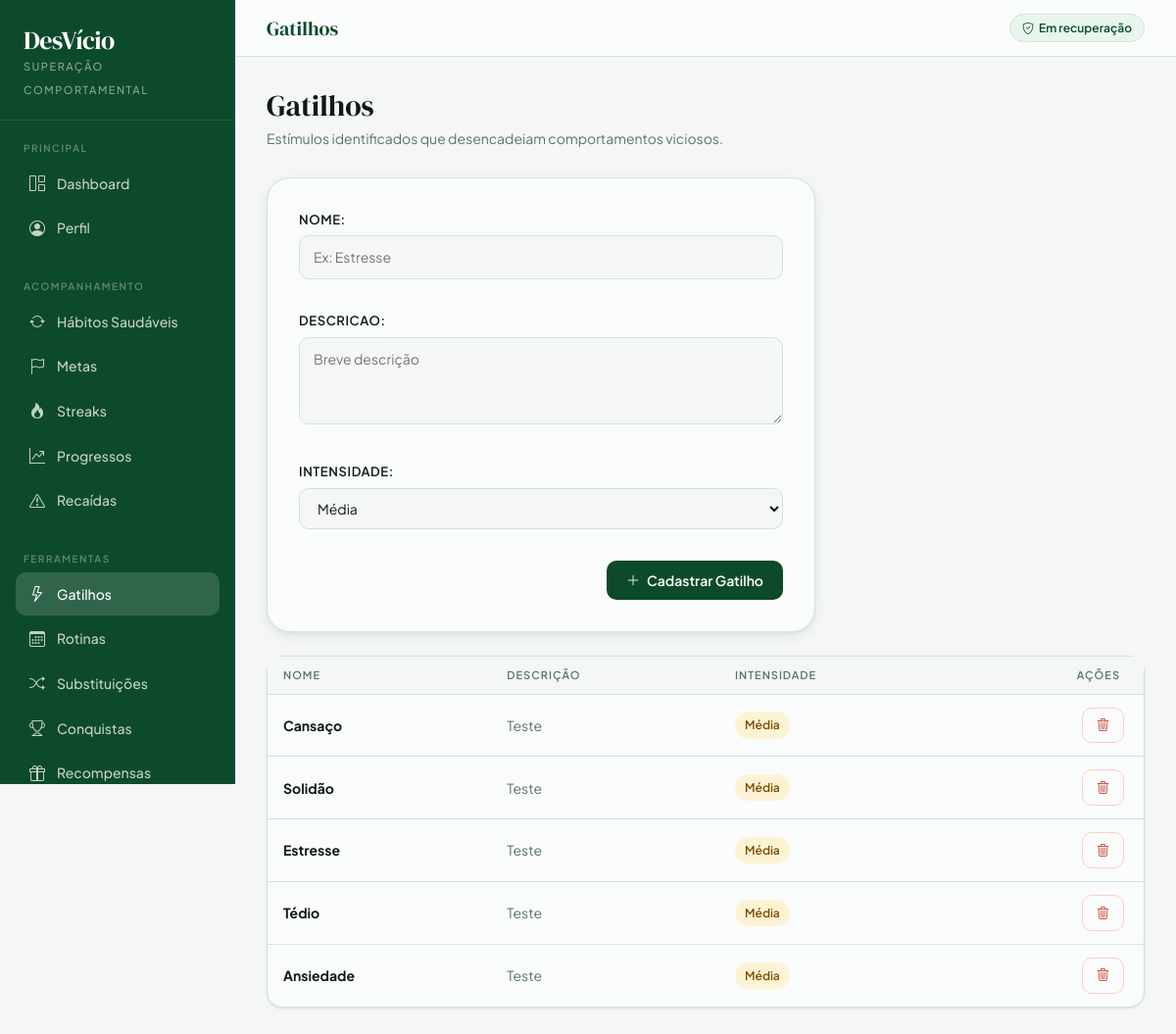
Page /gatilhos/ (signed in) on the committed database.
### app/models.py (models this page shows, shortened)
class Gatilho(models.Model):
    INTENSIDADE_CHOICES = [
        ('Baixa', 'Baixa'),
        ('Média', 'Média'),
        ('Alta', 'Alta'),
    ]
    usuario = models.ForeignKey(Usuario, on_delete=models.CASCADE, related_name='gatilhos')
    nome = models.CharField(max_length=100)
    descricao = models.TextField(blank=True)
    intensidade = models.CharField(max_length=10, choices=INTENSIDADE_CHOICES, default='Média')

### app/views.py (the view)
    def wrapper(request, *args, **kwargs):
        if not usuario_logado(request):
            messages.warning(request, 'Você precisa entrar para acessar essa página.')
            return redirect('login')
        return view_func(request, *args, **kwargs)

### app/forms.py
class GatilhoForm(forms.ModelForm):
    class Meta:
        model = Gatilho
        fields = ['nome', 'descricao', 'intensidade']
        widgets = {
            'nome': forms.TextInput(attrs={'placeholder': 'Ex: Estresse'}),
            'descricao': forms.Textarea(attrs={'placeholder': 'Breve descrição', 'rows': 3}),
        }

### app/views.py (called while the page is built)
def usuario_logado(request):
    user_id = request.session.get('usuario_id')
    if not user_id:
        return None
    return Usuario.objects.filter(id=user_id).first()

def login_obrigatorio(view_func):
    def wrapper(request, *args, **kwargs):
        if not usuario_logado(request):
            messages.warning(request, 'Você precisa entrar para acessar essa página.')
            return redirect('login')
        return view_func(request, *args, **kwargs)
    return wrapper

@login_obrigatorio
def gatilhos_view(request):
    usuario = usuario_logado(request)
    if request.method == 'POST':
        form = GatilhoForm(request.POST)
        if form.is_valid():
            gatilho = form.save(commit=False)
            gatilho.usuario = usuario
            gatilho.save()
            registrar_historico(usuario, f'Mapeou o gatilho "{gatilho.nome}"', 'cadastro')
            messages.success(request, 'Gatilho cadastrado com sucesso!')
            return redirect('gatilhos')
    else:
        form = GatilhoForm()
    gatilhos = Gatilho.objects.filter(usuario=usuario).order_by('-id')
    return render(request, 'gatilhos.html', {'gatilhos': gatilhos, 'form': form})

### app/templates/gatilhos.html (shortened to what this page needs)
{% extends 'base.html' %}
{% block topbar_title %}Gatilhos{% endblock %}
{% block nav_gatilhos %}active{% endblock %}
{% block content %}
<div class="page-header">
    <h1>Gatilhos</h1>
    <p>Estímulos identificados que desencadeiam comportamentos viciosos.</p>
</div>
<div class="form-card" style="margin-bottom:24px">
    <form method="POST">
        {{ form.as_p }}
        <div style="display:flex; justify-content:flex-end; margin-top:8px;">
            <button type="submit" class="btn-forest"><i class="bi bi-plus-lg"></i> Cadastrar Gatilho</button>
        </div>
    </form>
</div>
<div class="card-clean">
    <div class="table-responsive">
        <table class="table-clean">
            <thead>
                <tr>
                    <th>Nome</th>
                    <th>Descrição</th>
                    <th>Intensidade</th>
                    <th style="text-align:right; padding-right:24px">Ações</th>
                </tr>
            </thead>
            <tbody>
                {% for gatilho in gatilhos %}
                <tr>
                    <td><strong>{{ gatilho.nome }}</strong></td>
                    <td style="color:var(--muted)">{{ gatilho.descricao }}</td>
                    <td>
                        <span class="badge-clean {% if gatilho.intensidade == 'Alta' %}badge-danger{% elif gatilho.intensidade == 'Média' %}badge-warning{% else %}badge-success{% endif %}">
                            {{ gatilho.intensidade }}
                        </span>
                    </td>
                    <td style="text-align:right; padding-right:20px">
                        <a href="{% url 'deletar_gatilho' gatilho.id %}" class="btn-danger-ghost" onclick="return confirm('Remover este gatilho?')">
                            <i class="bi bi-trash3"></i>
                        </a>
                    </td>
                </tr>
                {% empty %}
                <tr><td colspan="4" style="text-align:center;padding:40px;color:var(--muted)">
                    <i class="bi bi-lightning" style="font-size:28px;display:block;margin-bottom:8px;opacity:.4"></i>Nenhum gatilho mapeado.
                </td></tr>
                {% endfor %}
            </tbody>
        </table>
    </div>
</div>
{% endblock %}

### app/templates/base.html (style rules this page uses)
:root { --ink: #0e1a14; --forest: #0d4a2b; --sage: #1a7a45; --mint: #3cb870; --pale: #e8f5ed; --paper: #f4f7f5; --cream: #fafcfb; --rule: #d0e4d8; --muted: #5a7568; --danger: #c0392b; --amber: #b8680f; --gold: #e8a020; --radius-sm: 6px; --radius-md: 10px; --radius-lg: 16px; --radius-xl: 24px; --shadow-sm: 0 1px 3px rgba(0,0,0,.07), 0 1px 2px rgba(0,0,0,.04); --shadow-md: 0 4px 12px rgba(13,74,43,.08), 0 2px 4px rgba(0,0,0,.04); --font-serif: 'DM Serif Display', Georgia, serif; --font-sans: 'Plus Jakarta Sans', system-ui, sans-serif; --font-mono: 'DM Mono', monospace; }
*, *::before, *::after { box-sizing: border-box; }
body { background: var(--paper); color: var(--ink); font-family: var(--font-sans); font-size: 15px; line-height: 1.6; margin: 0; }
.card-clean { background: var(--cream); border: 1px solid var(--rule); border-radius: var(--radius-lg); box-shadow: var(--shadow-sm); }
.table-clean { width: 100%; border-collapse: collapse; font-size: 14px; }
.table-clean thead th { font-size: 11px; font-weight: 600; text-transform: uppercase; letter-spacing: 1px; color: var(--muted); padding: 10px 16px; background: var(--paper); border-bottom: 1px solid var(--rule); text-align: left; white-space: nowrap; }
.table-clean tbody tr { border-bottom: 1px solid var(--rule); transition: background .1s; }
.table-clean tbody tr:last-child { border-bottom: none; }
.table-clean td { padding: 13px 16px; color: var(--ink); vertical-align: middle; }
.badge-clean { display: inline-flex; align-items: center; gap: 5px; font-size: 12px; font-weight: 600; padding: 4px 10px; border-radius: 100px; }
.badge-warning { background: #fdf3d4; color: #7a4f00; }
.btn-forest { background: var(--forest); color: #fff; border: none; border-radius: var(--radius-md); padding: 9px 20px; font-size: 14px; font-weight: 600; font-family: var(--font-sans); cursor: pointer; text-decoration: none; display: inline-flex; align-items: center; gap: 7px; transition: background .15s, transform .1s; }
.btn-danger-ghost { background: transparent; color: var(--danger); border: 1px solid #fcc; border-radius: var(--radius-md); padding: 7px 14px; font-size: 13px; font-weight: 500; font-family: var(--font-sans); cursor: pointer; text-decoration: none; display: inline-flex; align-items: center; gap: 6px; transition: background .15s; }
.page-header { margin-bottom: 28px; }
.page-header h1 { font-family: var(--font-serif); font-size: 30px; color: var(--ink); margin: 0 0 4px; }
.page-header p { color: var(--muted); font-size: 14px; margin: 0; }
.form-card { background: var(--cream); border: 1px solid var(--rule); border-radius: var(--radius-xl); padding: 32px; max-width: 560px; box-shadow: var(--shadow-md); }
.form-card label { font-size: 13px; font-weight: 600; color: var(--ink); text-transform: uppercase; letter-spacing: .6px; margin-bottom: 6px; display: block; }
.form-card input, .form-card select, .form-card textarea { width: 100%; background: var(--paper); border: 1px solid var(--rule); border-radius: var(--radius-md); padding: 10px 14px; font-size: 14px; font-family: var(--font-sans); color: var(--ink); outline: none; transition: border-color .15s, box-shadow .15s; margin-bottom: 16px; }

### rows in the picture
Gatilho: nome "Cansaço", descricao "Teste", intensidade "Média"
Gatilho: nome "Solidão", descricao "Teste", intensidade "Média"
Gatilho: nome "Estresse", descricao "Teste", intensidade "Média"
Gatilho: nome "Tédio", descricao "Teste", intensidade "Média"
Gatilho: nome "Ansiedade", descricao "Teste", intensidade "Média"
